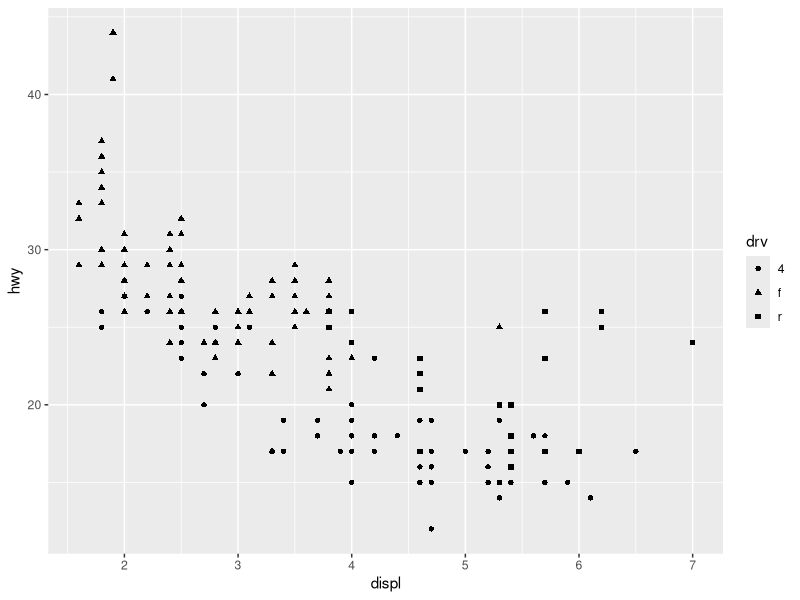
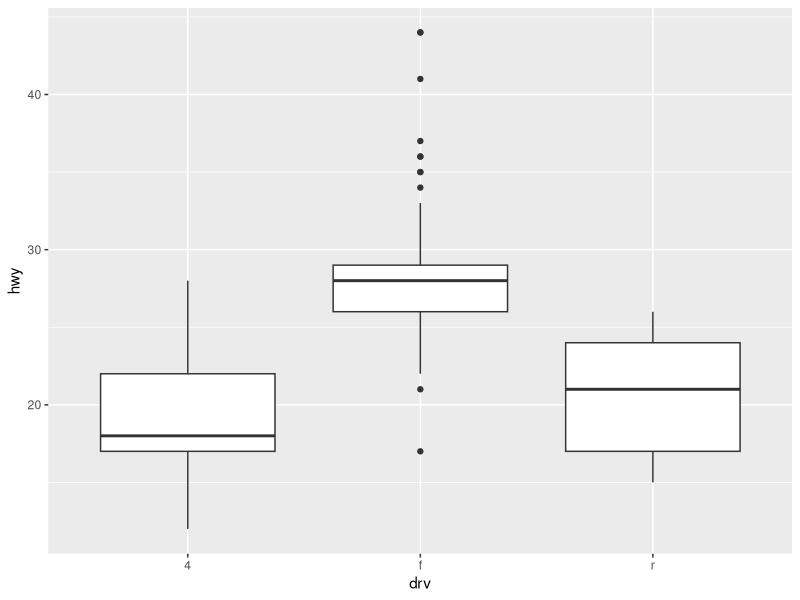
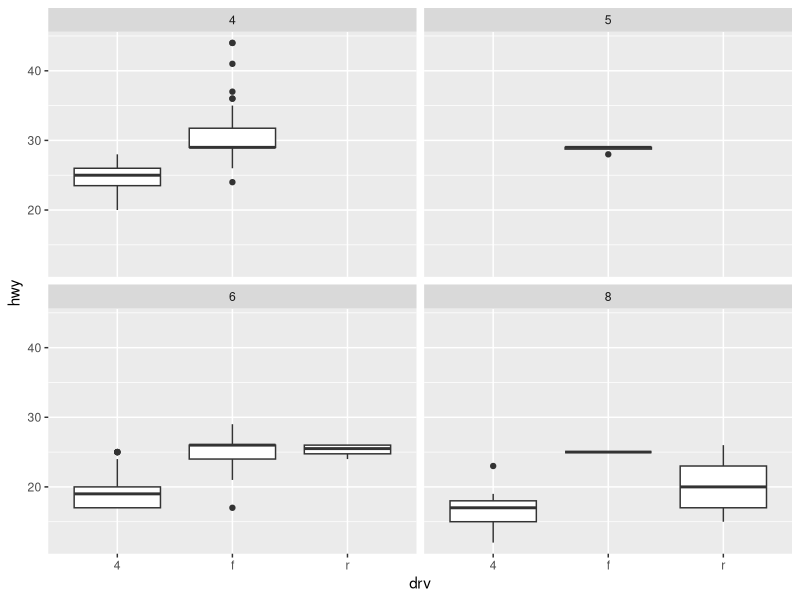

Write the R code that produced these figures, in order.
## ---- chunk 1
library(ggplot2)
ggplot(data = mpg, 
       mapping = aes(x = displ, y = hwy,
                     shape = drv)) + geom_point()
## ---- chunk 2
ggplot(data = mpg, aes(x = drv, y = hwy)) + 
  geom_boxplot()
## ---- chunk 3
ggplot(mpg, aes(x = drv, y = hwy)) + 
  geom_boxplot() + facet_wrap(~cyl)
